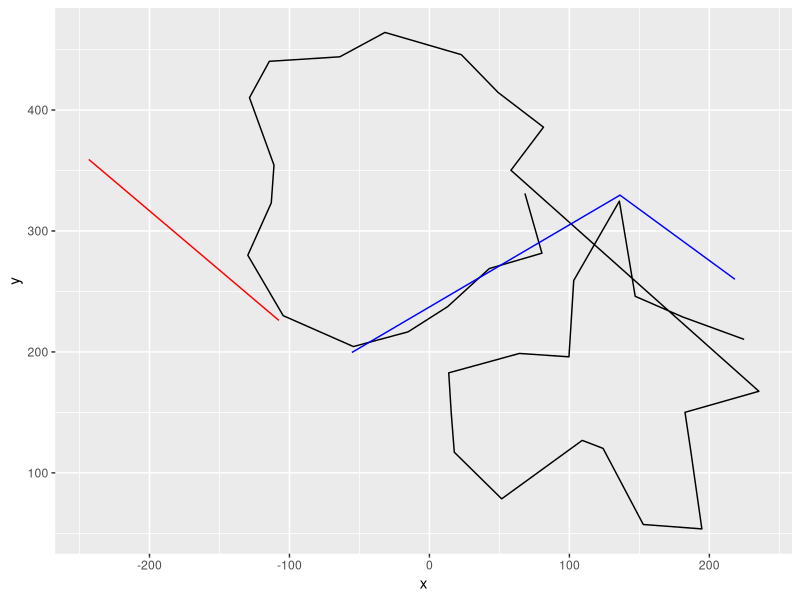

Recreate this plot in R.
library(ggplot2)

build.df <- function(v) {
    buf <- gsub("\\[\\d+\\]\\s=\\s", "", v);
    buf <- gsub("\\{", "data.frame(", buf);
    code <- paste0("list(", gsub("\\}", ")", buf), ")");
    list.data <- eval(parse(text = code))
    df <- do.call(rbind, list.data)
    df$y <- -df$y
    df
}

text.border <- "{x = 68.2239075, y = -331.040527}, {
      x = 80.382164, y = -281.62558}, {x = 42.8081131, y = -268.960327}, {x = 12.9843521, y = -237.409119}, {x = -15.2452421, y = -216.604828}, {
      x = -54.3384552, y = -204.431885}, {x = -104.477264, y = -229.967545}, {x = -129.755035, y = -279.929749}, {x = -112.985649, y = -323.232635}, 
    {x = -111.052338, y = -354.396851}, {x = -128.571121, y = -410.196716}, {x = -114.371651, y = -440.260223}, {x = -64.0082092, y = -443.993103}, {
      x = -31.7851086, y = -464.140381}, {x = 22.8041649, y = -445.74707}, {x = 49.1147079, y = -414.458801}, {x = 81.4950562, y = -385.804565}, {
      x = 58.226799, y = -350.197876}, {x = 235.375504, y = -167.466431}, {
      x = 182.596191, y = -150.084793}, {x = 186.768036, y = -117.749733}, {x = 194.634491, y = -53.669899}, {x = 152.775726, y = -57.3261871}, {
      x = 124.060661, y = -120.231949}, {x = 109.166527, y = -126.864563}, {x = 51.616066, y = -78.5352249}, {x = 17.7718887, y = -117.050781}, {
      x = 15.5996094, y = -149.159256}, {x = 13.7921143, y = -182.723816}, {x = 64.3005829, y = -198.744827}, {x = 99.6879044, y = -195.941147}, {
      x = 103.104431, y = -259.072021}, {x = 135.696915, y = -324.646484}, {x = 147.013824, y = -245.964661}, {x = 181.077393, y = -228.832062}, {
      x = 224.832993, y = -210.354507}"

text.path <- "[0] = {x = -243.378342, y = -359.162079}, [1] = {x = -107.525337, y = -226.004059}"

df.border <- build.df(text.border)
df.path <- build.df(text.path)

text.pts <- "[0] = {x = -55.4030533, y = -199.546539}, [1] = {x = 136.131699, y = -329.627533}, [2] = {x = 218.263245, 
    y = -260.063202}"
pts <- build.df(text.pts)

ggplot(df.border, aes(x = x, y = y)) + geom_path() + geom_path(data = df.path, color = "red") + geom_path(data = pts, color = "blue")
